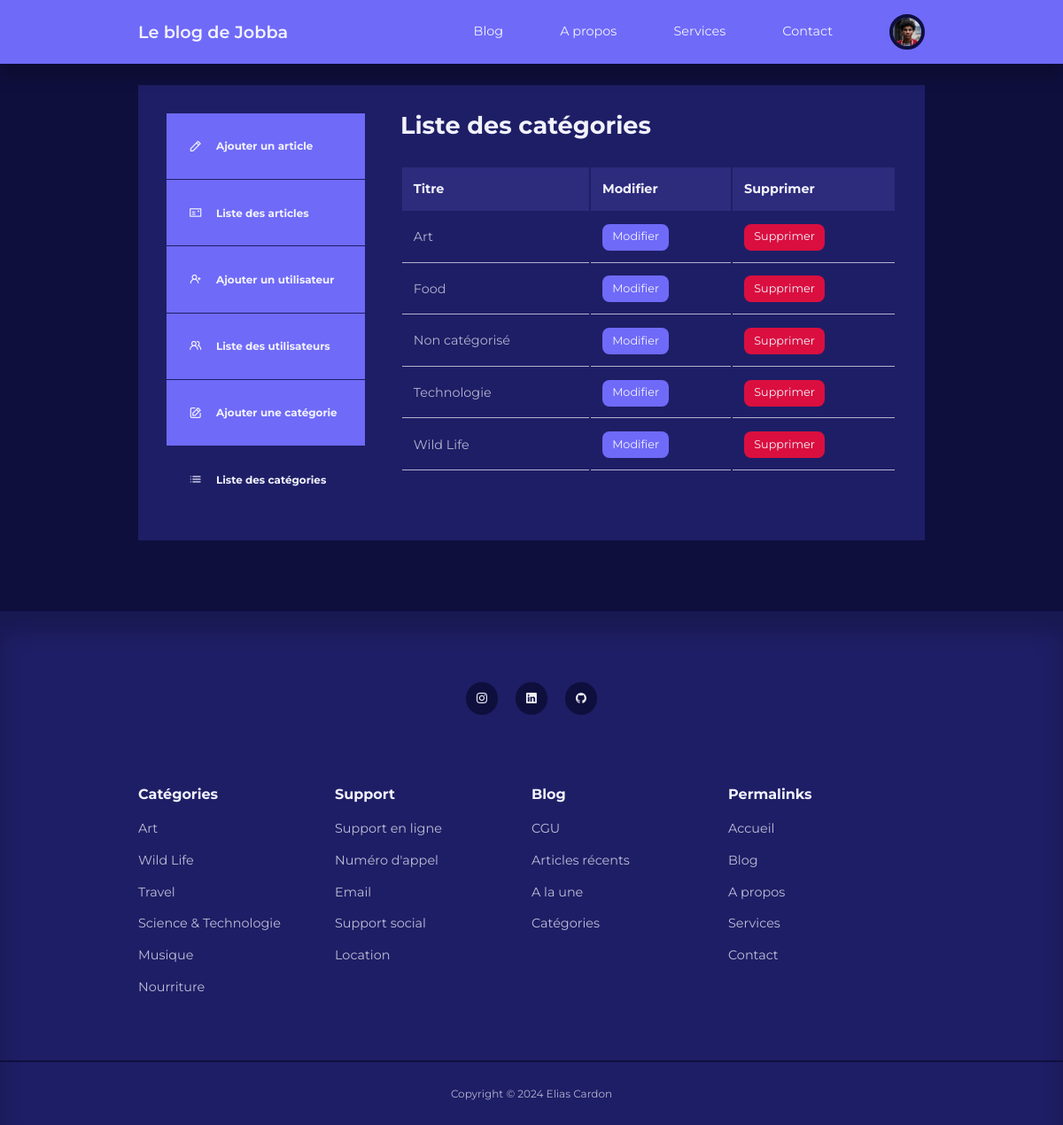
The app's page /backend/admin/manage-category.php (signed in) with its own data.
### tables this page shows
CREATE TABLE IF NOT EXISTS `users` (
  `id` int UNSIGNED NOT NULL AUTO_INCREMENT,
  `firstname` varchar(50) NOT NULL,
  `lastname` varchar(50) NOT NULL,
  `username` varchar(50) NOT NULL,
  `email` varchar(100) NOT NULL,
  `password` varchar(255) NOT NULL,
  `avatar` varchar(255) NOT NULL,
  `is_admin` tinyint(1) NOT NULL,
  PRIMARY KEY (`id`)
);

CREATE TABLE IF NOT EXISTS `categories` (
  `id` int UNSIGNED NOT NULL AUTO_INCREMENT,
  `title` varchar(50) NOT NULL,
  `description` text NOT NULL,
  PRIMARY KEY (`id`)
);

### backend/admin/partials/header.php (called while the page is built, shortened)
<?php
require __DIR__ . '/../../partials/header.php';

### backend/admin/manage-category.php (the view, shortened to what this page needs)
<?php
require './partials/header.php';
$query = "SELECT * FROM categories ORDER BY title";
$categories = mysqli_query($connection, $query);
?>
<section class="dashboard">
    <div class="container dashboard__container">
        <aside>
            <ul>
                <li>
                    <a href="add-post.php">
                        <i class="uil uil-pen"></i>
                        <h5>Ajouter un article</h5>
                    </a>
                </li>
                <li>
                    <a href="index.php">
                        <i class="uil uil-postcard"></i>
                        <h5>Liste des articles</h5>
                    </a>
                </li>
                <?php if (isset($_SESSION['user_is_admin'])): ?>
                    <li>
                        <a href="add-user.php">
                            <i class="uil uil-user-plus"></i>
                            <h5>Ajouter un utilisateur</h5>
                        </a>
                    </li>
                    <li>
                        <a href="manage-user.php">
                            <i class="uil uil-users-alt"></i>
                            <h5>Liste des utilisateurs</h5>
                        </a>
                    </li>
                    <li>
                        <a href="add-category.php">
                            <i class="uil uil-edit"></i>
                            <h5>Ajouter une catégorie</h5>
                        </a>
                    </li>
                    <li>
                        <a href="manage-category.php" class="active">
                            <i class="uil uil-list-ul"></i>
                            <h5>Liste des catégories</h5>
                        </a>
                    </li>
                <?php endif; ?>
            </ul>
        </aside>
        <main>
            <h2>Liste des catégories</h2>
            <?php if (mysqli_num_rows($categories) > 0) : ?>
                <table>
                    <thead>
                    <tr>
                        <th>Titre</th>
                        <th>Modifier</th>
                        <th>Supprimer</th>
                    </tr>
                    </thead>
                    <tbody>
                    <?php while ($category = mysqli_fetch_assoc($categories)) : ?>
                        <tr>
                            <td><?= $category['title'] ?></td>
                            <td><a href="<?= ROOT_URL ?>backend/admin/edit-category.php?id=<?= $category['id'] ?>"
                                   class="btn sm">Modifier</a></td>
                            <td><a href="<?= ROOT_URL ?>backend/admin/delete-category.php?id=<?= $category['id'] ?>"
                                   class="btn sm danger">Supprimer</a></td>
                        </tr>
                    <?php endwhile; ?>
                    </tbody>
                </table>
            <?php else : ?>
                <div class="alert__message error"><?= "Aucune catégorie trouvée. Pas de cat, prend un KitKat." ?></div>
            <?php endif; ?>
        </main>
    </div>
</section>
<?php
require '../partials/footer.php';
?>
</body>
</html>

### backend/partials/header.php (shortened to what this page needs)
<?php
require __DIR__ . '/../config/database.php';
if (isset($_SESSION['user-id'])){
    $id = filter_var($_SESSION['user-id'], FILTER_SANITIZE_NUMBER_INT);
    $query = "SELECT avatar FROM users WHERE id = $id";
    $result = mysqli_query($connection, $query);
    $avatar = mysqli_fetch_assoc($result);
}
?>
<!doctype html>
<html lang="fr">
<head>
    <link rel="stylesheet" href="<?= ROOT_URL?>frontend/assets/style.css">
    <link rel="stylesheet" href="https://unicons.iconscout.com/release/v4.0.0/css/line.css">
</head>
<body>
<nav>
    <div class="container nav__container">
        <a href="<?= ROOT_URL?>" class="nav__logo">Le blog de Jobba</a>
        <ul class="nav__items">
            <li><a href="<?= ROOT_URL?>blog.php">Blog</a></li>
            <li><a href="<?= ROOT_URL?>about.php">A propos</a></li>
            <li><a href="<?= ROOT_URL?>services.php">Services</a></li>
            <li><a href="<?= ROOT_URL?>contact.php">Contact</a></li>
            <?php if (isset($_SESSION['user-id'])) : ?>
                <li class="nav__profile">
                    <div class="avatar">
                        <img src="<?= ROOT_URL . 'frontend/assets/images/' . $avatar['avatar'] ?>" alt="Un avatar">
                    </div>
                </li>
            <?php else : ?>
                <li><a href="<?= ROOT_URL?>signin.php">Se connecter</a></li>
            <?php endif ?>
        </ul>
    </div>
</nav>

### frontend/assets/style.css (style rules this page uses)
:root { --color-primary: #6f6af8; --color-primary-light: hsl(242, 91%, 69%, 18%); --color-primary-variant: #5854c7; --color-red: #da0f3f; --color-red-light: hsl(346, 87%, 46%, 15%); --color-green: #00c476; --color-green-light: hsl(156, 100%, 38%, 15%); --color-gray-900: #1e1e66; --color-gray-700: #2d2b7c; --color-gray-300: rgba(242, 242, 254, 0.3); --color-gray-200: rgba(242, 242, 254, 0.7); --color-white: #f2f2fe; --color-bg: #0f0f3e; --transition: all 300ms ease; --container-width-lg: 74%; --container-width-md: 88%; --form-width: 40%; --card-border-radius-1: 0.3rem; --card-border-radius-2: 0.5rem; --card-border-radius-3: 0.8rem; --card-border-radius-4: 2rem; --card-border-radius-5: 5rem; }
* { margin: 0; padding: 0; outline: 0; border: 0; appearance: 0; list-style: none; text-decoration: none; box-sizing: border-box; }
body { font-family: 'Montserrat', sans-serif; line-height: 1.6; color: var(--color-gray-200); overflow-x: hidden; background: var(--color-bg); font-size: 0.9rem; }
.container { width: var(--container-width-lg); max-width: 1800px; margin-inline: auto; }
h1, h2, h3, h4, h5 { color: var(--color-white); line-height: 1.3; }
h2 { font-size: 1.7rem; margin: 1rem 0; }
a { color: var(--color-white); transition: var(--transition); }
img { display: block; width: 100%; object-fit: cover; }
nav { background: var(--color-primary); width: 100vw; height: 4.5rem; position: fixed; top: 0; z-index: 10; box-shadow: 0 1rem 1rem rgba(0, 0, 0, 0.2); }
.nav__container { height: 100%; display: flex; align-items: center; justify-content: space-between; }
.avatar { width: 2.5rem; height: 2.5rem; border-radius: 50%; overflow: hidden; border: 0.3rem solid var(--color-bg) }
.nav__logo { font-weight: 600; font-size: 1.2rem; }
.nav__items { display: flex; align-items: center; gap: 4rem; }
.nav__profile { position: relative; cursor: pointer; }
.btn { display: inline-block; width: fit-content; padding: 0.6rem 1.2rem; background-color: var(--color-primary); border-radius: var(--card-border-radius-2); cursor: pointer; transition: var(--transition); color: var(--color-white); }
.btn.sm { padding: 0.3rem 0.7rem; font-size: 0.8rem; }
.btn.danger { background: var(--color-red); }
.dashboard { margin-top: 6rem; }
.dashboard__container { display: grid; grid-template-columns: 14rem auto; gap: 1rem; background: var(--color-gray-900); padding: 2rem; margin-bottom: 5rem; }
.dashboard aside a { background-color: var(--color-primary); display: flex; gap: 1rem; align-items: center; padding: 1.6rem; }
.dashboard aside ul li:not(:last-child) a { border-bottom: 1px solid var(--color-gray-900); }
.dashboard aside a.active { background-color: var(--color-gray-900); }
.dashboard main { margin-left: 1.5rem; }
.dashboard main h2 { margin: 0 0 2rem 0; line-height: 1; }
.dashboard main table { width: 100%; text-align: left; }
.dashboard main table th { background: var(--color-gray-700); padding: 0.8rem; color: var(--color-white); }
.dashboard main table td { padding: 0.8rem; border-bottom: 1px solid var(--color-gray-200); }

### records on screen
users: avatar (picture)
categories: title "Art"
categories: title "Food"
categories: title "Non catégorisé"
categories: title "Technologie"
categories: title "Wild Life"
